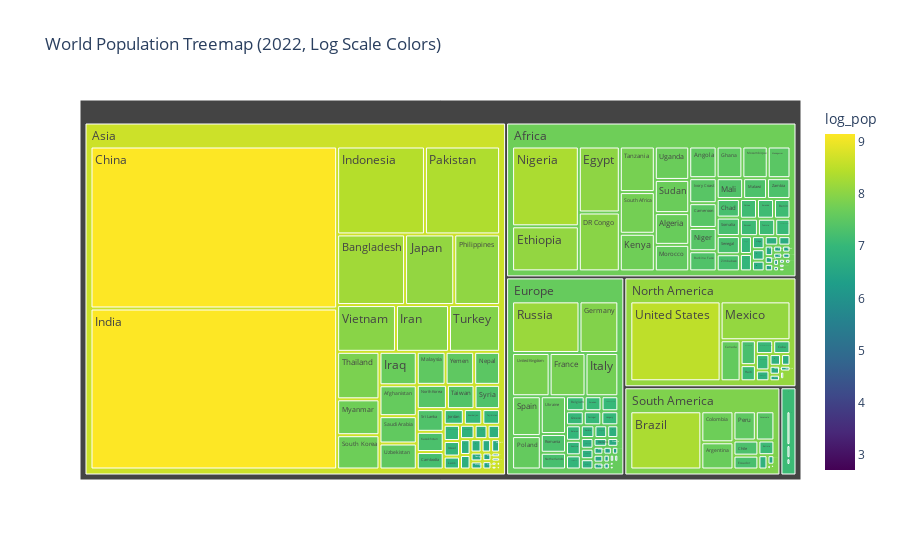

Source (notebook cell):
### Code cell
import numpy as np
import plotly.express as px

# Add a log-transformed column for color scaling
df["log_pop"] = np.log10(df["2022 Population"])

# Treemap with log scale colors
fig = px.treemap(
    df,
    path=["Continent", "Country/Territory"],
    values="2022 Population",
    color="log_pop",  # log scale for color
    color_continuous_scale="Viridis",
    title="World Population Treemap (2022, Log Scale Colors)"
)

fig.show()

### Figure 1 — Plotly figure (JSON) as saved in the notebook; plotly's stock layout.template omitted (floating-point values rounded to 4 significant figures; data arrays with more than 128 entries replaced by an {"elided": "..."} marker saying what was removed)
{"data": [{"branchvalues": "total", "customdata": {"elided": "240x1 float values"}, "domain": {"x": [0, 1], "y": [0, 1]}, "hovertemplate": "labels=%{label}<br>2022 Population=%{value}<br>parent=%{parent}<br>id=%{id}<br>log_pop=%{color}<extra></extra>", "ids": {"elided": "240 str values"}, "labels": {"elided": "240 str values"}, "marker": {"coloraxis": "coloraxis", "colors": {"elided": "240 float values"}}, "name": "", "parents": {"elided": "240 str values"}, "type": "treemap", "values": {"elided": "240 float values"}}], "layout": {"coloraxis": {"colorbar": {"title": {"text": "log_pop"}}, "colorscale": [[0, "#440154"], [0.1111, "#482878"], [0.2222, "#3e4989"], [0.3333, "#31688e"], [0.4444, "#26828e"], [0.5556, "#1f9e89"], [0.6667, "#35b779"], [0.7778, "#6ece58"], [0.8889, "#b5de2b"], [1, "#fde725"]]}, "legend": {"tracegroupgap": 0}, "title": {"text": "World Population Treemap (2022, Log Scale Colors)"}}}
